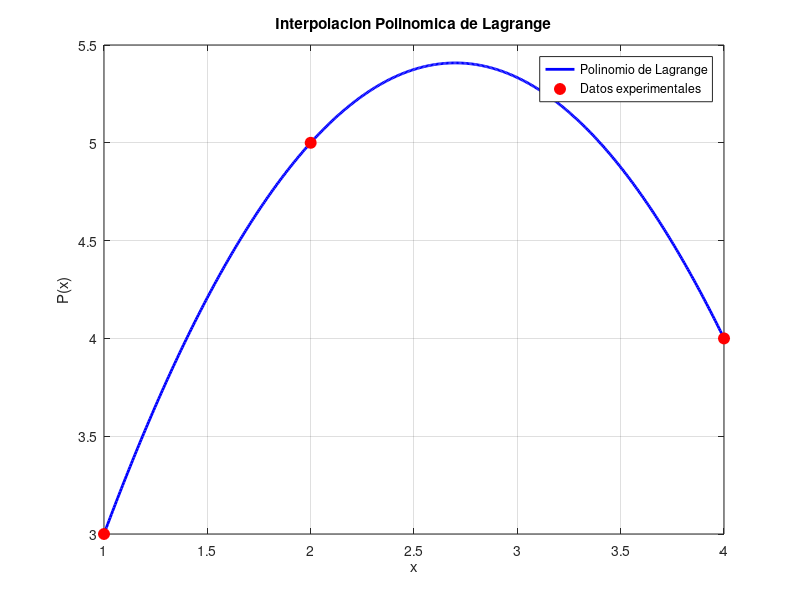

This chart was generated by the following MATLAB code:
clc
clear
close all

% =========================
% DATOS DEL PROBLEMA
% =========================

x = [1 2 4];
y = [3 5 4];

% =========================
% VARIABLE PARA GRAFICAR
% =========================

xp = linspace(1,4,500);

% =========================
% POLINOMIO DE LAGRANGE
% =========================

n = length(x);

yp = zeros(size(xp));

for k = 1:length(xp)

    suma = 0;

    for i = 1:n

        L = 1;

        for j = 1:n

            if i ~= j

                L = L * ((xp(k)-x(j)) / (x(i)-x(j)));

            end

        end

        suma = suma + y(i)*L;

    end

    yp(k) = suma;

end

% =========================
% MOSTRAR POLINOMIO
% =========================

disp('Interpolacion de Lagrange completada')

% =========================
% GRAFICA
% =========================

figure

plot(xp,yp,...
    'b','LineWidth',2)

hold on

plot(x,y,...
    'ro',...
    'MarkerFaceColor','r',...
    'MarkerSize',8)

grid on

xlabel('x')
ylabel('P(x)')

title('Interpolacion Polinomica de Lagrange')

legend('Polinomio de Lagrange',...
    'Datos experimentales')
